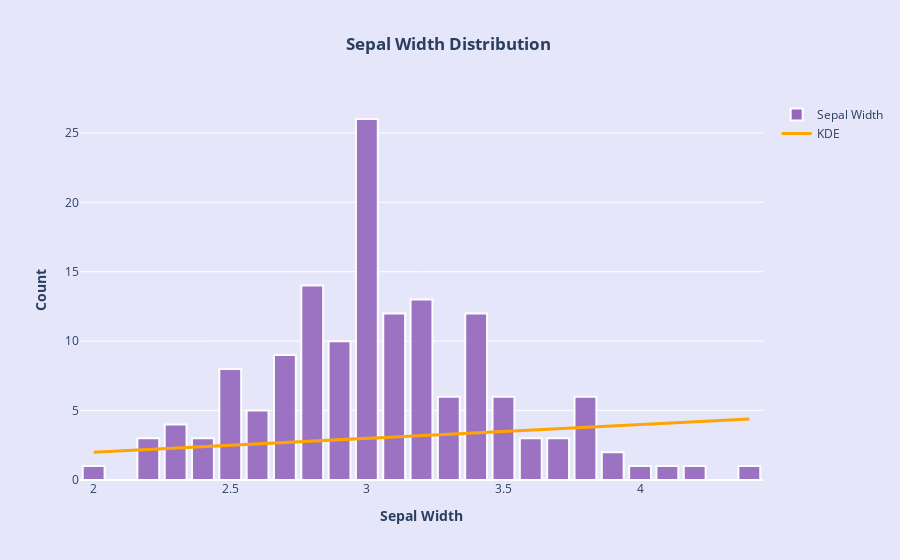

Notebook source saved alongside this figure:
### Markdown cell above
<div style="text-align: left;">
    <span style="font-family: Ronler; padding: 5px; display: inline-block; border-radius: 20px 20px; background-color:#5C5CFF; font-size: 150%; font-weight: 150%; color: white; overflow: hidden;">&nbsp; --: Sepal Width Distribution :--&nbsp;</span>
</div>

### Code cell
# PLotting Sepal Width Distribution using histplot_distribution function
histplot_distribution('SepalWidthCm', 'Sepal Width Distribution', 'Sepal Width', color_palette[3], 'lavender')

### Figure 1 — Plotly figure (JSON) as saved in the notebook; plotly's stock layout.template omitted (floating-point values rounded to 4 significant figures; data arrays with more than 128 entries replaced by an {"elided": "..."} marker saying what was removed)
{"data": [{"marker": {"color": "#9467bd", "line": {"color": "white", "width": 2}, "opacity": 0.9}, "name": "Sepal Width", "nbinsx": 30, "type": "histogram", "x": {"elided": "150 float values"}}, {"line": {"color": "orange", "width": 3}, "mode": "lines", "name": "KDE", "type": "scatter", "x": {"elided": "150 float values"}, "y": {"elided": "150 float values"}}], "layout": {"bargap": 0.2, "font": {"size": 12}, "paper_bgcolor": "lavender", "plot_bgcolor": "lavender", "title": {"text": "<b>Sepal Width Distribution </b>", "x": 0.5}, "xaxis": {"title": {"text": "<b>Sepal Width</b>"}}, "yaxis": {"title": {"text": "<b>Count</b>"}}}}
